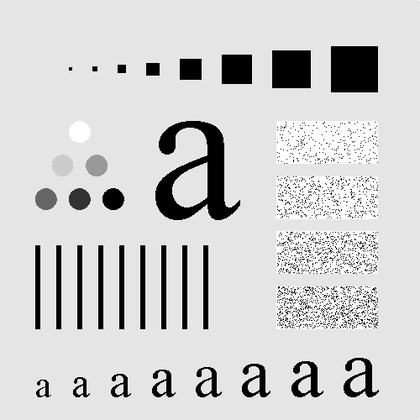
%> input picture SpatialFiltering/images/test_pattern_blurring_orig.tif, 420 x 420 px, shrunk from 500 x 500 before the run
$ octave MidFiltering.m   (GNU Octave 9; MATLAB toolbox functions it lacks are replaced by stand-ins)
%> lines starting %> are read from the running program, lines starting %| are printed output that depends on the picture
%% --------------------------------
%% author:wtzhu
%% email:wtzhu_13@163.com
%% date: 20210306
%% fuction: 中值滤波
%% --------------------------------
clear;
clc;
close all;
img = imread('./images/test_pattern_blurring_orig.tif');
%> img is the input picture: size 420x420 uint8; min 0, max 255, mean 207.2
[m, n] = size(img);
%> m = 420; n = 420
figure;subplot(221);imshow(img);title('original image');

%% 运算的时候需要对边缘进行扩展
% 需要特殊处理四周最外圈的行和列，本算法中将其向外扩展一圈，用最外圈的值填充
headRowMat = img(1,:);%取f的第1行
%> headRowMat = 420 values, max 251 at index 420, min 226 at index 418, mean 229.1
tailRowMat = img(m,:);%取f的第m行
%> tailRowMat = 420 values, max 248 at index 420, min 228 at index 419, mean 229
% 行扩展后，列扩展时需要注意四个角需要单独扩展进去，不然就成了十字架形的
headColumnMat = [img(1,1), img(:,1)', img(m,1)];
%> headColumnMat = 422 values from 229 to 229
tailColumnMat = [img(1,n), img(:,n)', img(m,n)];
%> tailColumnMat = 422 values, max 251 at index 1, min 228 at index 3, mean 229.2
expandImage = [headRowMat; img; tailRowMat];
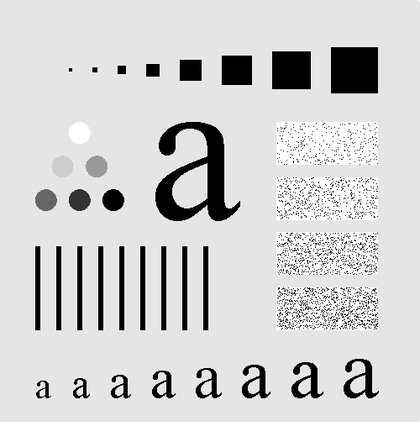
%> expandImage: size 422x420 uint8; min 0, max 255, mean 207.3
expandImage = [headColumnMat; expandImage'; tailColumnMat];
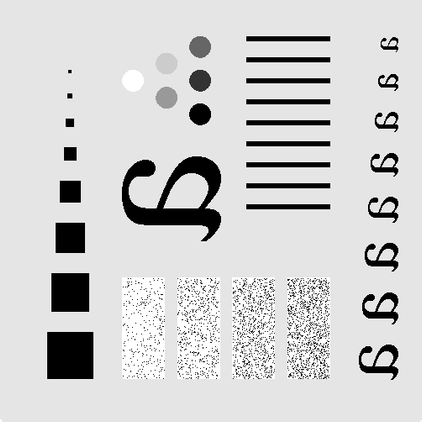
%> expandImage: size 422x422 uint8; min 0, max 255, mean 207.4
expandImage = uint8(expandImage');
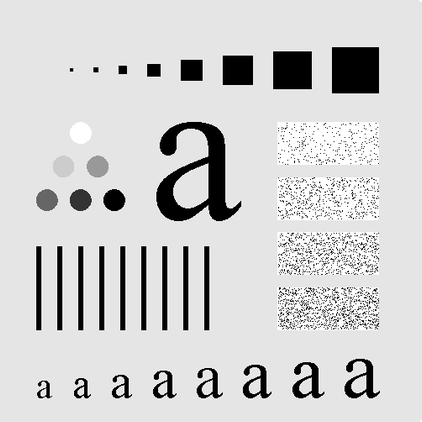
%> expandImage: size 422x422 uint8; min 0, max 255, mean 207.4; mean of the top-left, top-right, bottom-left and bottom-right quarters 210.7, 200.2, 204, 214.7
subplot(222);imshow(expandImage);title('expand image');

newImg = zeros(m, n);
for i =2: m+1
    for j =2: n+1
       imgRoi = [expandImage(i-1, j-1) expandImage(i-1, j) expandImage(i-1, j+1) ...
                 expandImage(i  , j-1) expandImage(i  , j) expandImage(i  , j+1) ...
                 expandImage(i+1, j-1) expandImage(i+1, j) expandImage(i+1, j+1)];
       orderedList = sort(imgRoi);
       sizeRoi = size(imgRoi);
       newImg(i-1, j-1) = orderedList((sizeRoi(2)+1)/2);
    end
end
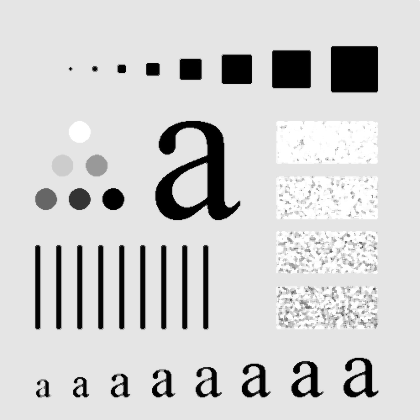
%> newImg: size 420x420 double; min 0, max 255, mean 208.7
newImg = uint8(newImg);
%> newImg: size 420x420 uint8
subplot(223);imshow(newImg);title('new image');
subplot(224);imshow(img-newImg);title('newImg-img');
%> after `imshow(img-newImg)`:
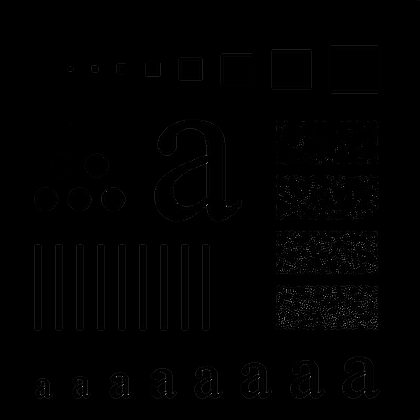
%> displayed picture: size 420x420, on the screen's scale of 0 to 255; min 0, max 167, mean 1.1
